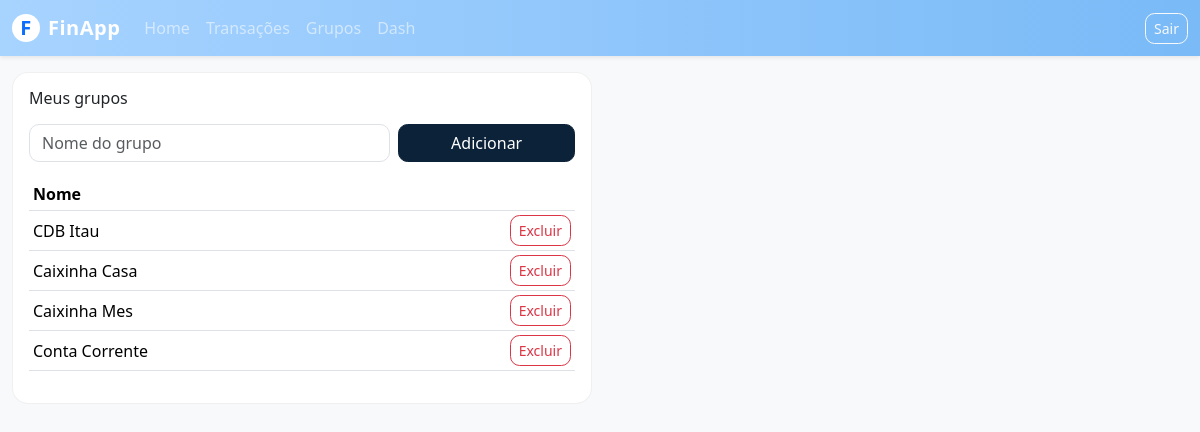
The page /groups (signed in) on the database its author committed.
### app/models.py (models this page shows)
class Group(SQLModel, table=True):
    _tablename_ = "group"
    id: Optional[int] = Field(default=None, primary_key=True)
    user_id: int = Field(index=True)
    name: str

### app/main.py (the view)
@app.get("/groups", response_class=HTMLResponse)
def groups_page(request: Request):
    uid = require_user(request)
    groups = get_user_groups(uid)
    return render("groups.html", title="Grupos", user_id=uid, groups=groups)

### app/templates/groups.html
{% extends "base.html" %}
{% block content %}
<div class="row g-3">
  <div class="col-12 col-lg-6">
    <div class="card w-100">
      <div class="card-body">
        <h2 class="h6 mb-3">Meus grupos</h2>
        <form action="/groups/new" method="post" class="row g-2 mb-3">
          <div class="col-8">
            <input type="text" name="name" class="form-control" placeholder="Nome do grupo" required>
          </div>
          <div class="col-4">
            <button type="submit" class="btn btn-dark w-100">Adicionar</button>
          </div>
        </form>
        {% if groups and groups|length > 0 %}
          <div class="table-responsive">
            <table class="table table-sm align-middle">
              <thead>
                <tr>
                  <th>Nome</th>
                  <th style="width: 80px"></th>
                </tr>
              </thead>
              <tbody>
                {% for g in groups %}
                <tr>
                  <td>{{ g.name }}</td>
                  <td class="text-end">
                    <form action="/groups/delete/{{ g.id }}" method="post" style="display:inline;">
                      <button type="submit" class="btn btn-sm btn-outline-danger"
                              onclick="return confirm('Excluir grupo {{ g.name }}?');">
                        Excluir
                      </button>
                    </form>
                  </td>
                </tr>
                {% endfor %}
              </tbody>
            </table>
          </div>
        {% else %}
          <p class="text-muted mb-0">Nenhum grupo cadastrado ainda.</p>
        {% endif %}
      </div>
    </div>
  </div>
</div>
{% endblock %}

### app/static/css/app.css (style rules this page uses)
:root { --baby-blue: #89CFF0; --baby-blue-600: #73BDE3; --baby-blue-100: #E8F6FF; --ink: #0b2239; --ink-60: rgba(11,34,57,.6); --header-h: 64px; --footer-h: 48px; }
html, body { height: 100%; }
body { display: flex; flex-direction: column; min-height: 100vh; color: var(--ink); background: #fff; }
.card { border: 1px solid rgba(0,0,0,.06); border-radius: 14px; }
.form-control, .form-select { border-radius: 10px; }
.btn-dark { background: var(--ink); border-color: var(--ink); }
.card { border-radius: 1rem; }
.btn { border-radius: .6rem; }

### app/templates/base.html (style rules this page uses)
:root { --fin-baby-blue: #a7d3ff; --fin-baby-blue-strong: #79baf7; }

### rows shown on the page
Group: name "CDB Itau"
Group: name "Caixinha Casa"
Group: name "Caixinha Mes"
Group: name "Conta Corrente"
